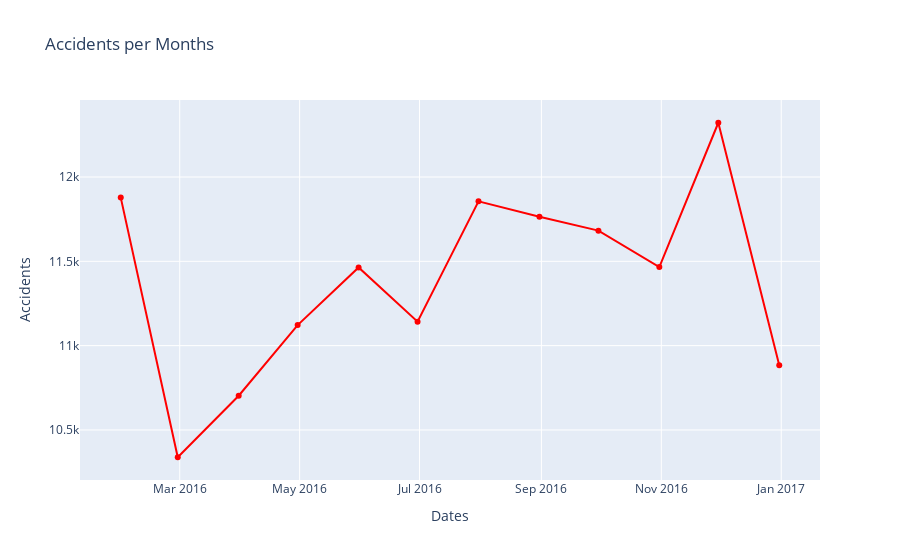

The notebook cell saved with this chart:
### Code cell
#plot a line chart to show the didtribution of accidents per months
plt.figure(figsize=(10,10))

Accidents_plot= go.Figure(data= go.Scatter(x= XRoad_Accidents.index, y = XRoad_Accidents['Accidents'], name = 'Heat_wave', line=dict(color='red',width=2)))
Accidents_plot.update_layout(title='Accidents per Months',xaxis_title ='Dates', yaxis_title='Accidents')
Accidents_plot

### Figure 1 — Plotly figure (JSON) as saved in the notebook; plotly's stock layout.template omitted (floating-point values rounded to 4 significant figures)
{"data": [{"line": {"color": "red", "width": 2}, "name": "Heat_wave", "type": "scatter", "x": ["2016-01-31T00:00:00", "2016-02-29T00:00:00", "2016-03-31T00:00:00", "2016-04-30T00:00:00", "2016-05-31T00:00:00", "2016-06-30T00:00:00", "2016-07-31T00:00:00", "2016-08-31T00:00:00", "2016-09-30T00:00:00", "2016-10-31T00:00:00", "2016-11-30T00:00:00", "2016-12-31T00:00:00"], "y": [11878, 10338, 10703, 11122, 11464, 11142, 11856, 11765, 11682, 11466, 12322, 10883]}], "layout": {"title": {"text": "Accidents per Months"}, "xaxis": {"title": {"text": "Dates"}}, "yaxis": {"title": {"text": "Accidents"}}}}
